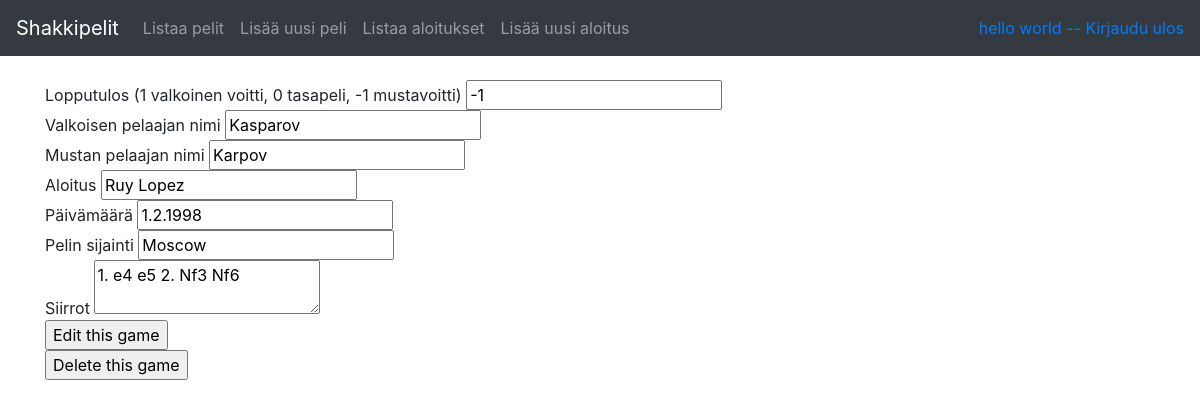
Screenshot of /games/2/edit (signed in) with the database file from the repository.
### app/auth/models.py (models this page shows, shortened)
class User(db.Model):
    __tablename__ = "account"
    id = db.Column(db.Integer, primary_key=True)
    date_created = db.Column(db.DateTime, default=db.func.current_timestamp())
    date_modified = db.Column(db.DateTime, default=db.func.current_timestamp(),
                              onupdate=db.func.current_timestamp())
    name = db.Column(db.String(144), nullable=False)
    username = db.Column(db.String(144), nullable=False)
    password = db.Column(db.String(144), nullable=False)
    games = db.relationship("Game", backref='account', lazy=True)

### app/games/models.py (models this page shows, shortened)
class Game(db.Model):
    id = db.Column(db.Integer, primary_key=True)
    date_created = db.Column(db.DateTime, default=db.func.current_timestamp())
    date_modified = db.Column(db.DateTime, default=db.func.current_timestamp(),
    onupdate=db.func.current_timestamp())
    white_player = db.Column(db.String(144), nullable=False)
    black_player = db.Column(db.String(144), nullable=False)
    game_date = db.Column(db.String(144), nullable=False)
    game_location = db.Column(db.String(144), nullable=True)
    result = db.Column(db.Integer, nullable=True) # 1 for white, 0 for draw, -1 for black
    opening = db.Column(db.String(144), nullable=True)
    moves = db.Column(db.String(1000), nullable=True)
    account_id = db.Column(db.Integer, db.ForeignKey('account.id'), nullable=False)

### app/games/views.py (the view)
@app.route("/games/<game_id>/edit", methods=["GET"])
@login_required
def game_edit_view(game_id):
    return render_template("games/edit.html", game = Game.query.get(game_id))

### app/__init__.py (called while the page is built)
@login_manager.user_loader
def load_user(user_id):
    return User.query.get(user_id)

### app/templates/games/edit.html
{% extends "layout.html" %}
{% block body %}
<div>
  <form method="POST" action="{{ url_for('game_edit', game_id=game.id) }}" id="form1">
    <span>Lopputulos (1 valkoinen voitti, 0 tasapeli, -1 mustavoitti)</span>
    <input type="text" name="result" value="{{ game.result }}"/><br/>
    <span>Valkoisen pelaajan nimi</span>
    <input name="whitePlayer" value="{{ game.white_player }}"/><br/>
    <span>Mustan pelaajan nimi</span>
    <input name="blackPlayer" value="{{ game.black_player }}"/><br/>
    <span>Aloitus</span>
    <input type="text" name="opening" value="{{ game.opening }}"/><br/>
    <span>Päivämäärä</span>
    <input type="text" name="game_date" value="{{ game.game_date }}"/><br/>
    <span>Pelin sijainti</span>
    <input type="text" name="game_location" value="{{ game.game_location }}"/><br/>
    <span>Siirrot</span>
    <textarea type="text" name="moves">{{ game.moves }}</textarea><br/>
    <input type="submit" value="Edit this game" form="form1"/>
  </form>
</div>
<div>
  <form method="POST" action="{{ url_for('game_delete', game_id=game.id) }}" id="form2">
    <input type="submit" value="Delete this game" form="form2"/>
  </form>
</div>
{% endblock %}

### app/templates/layout.html (shortened to what this page needs)
 <!DOCTYPE html>
  <html>
    <head>
      <link rel="stylesheet" href="https://maxcdn.bootstrapcdn.com/bootstrap/4.0.0/css/bootstrap.min.css">
    </head>
    <body>
      <nav class="navbar navbar-expand-md navbar-dark bg-dark mb-4">
        <a class="navbar-brand" href="{{ url_for('games_index') }}">Shakkipelit</a>
        <div class="collapse navbar-collapse" id="navbarCollapse">
                <ul class="navbar-nav mr-auto">
                  <li class="nav-item">
                    <a class="nav-link" href="{{ url_for('games_index') }}">Listaa pelit</a>
                  </li>
                  <li class="nav-item">
                    <a class="nav-link" href="{{ url_for('games_form') }}">Lisää uusi peli</a>
                  </li>
                  <li class="nav-item">
                    <a class="nav-link" href="{{ url_for('openings_index') }}">Listaa aloitukset</a>
                  </li>
                  <li class="nav-item">
                    <a class="nav-link" href="{{ url_for('openings_form') }}">Lisää uusi aloitus</a>
                  </li>
                </ul>
                <div class="form-inline mt-2 mt-md-0">
            {% if current_user.is_authenticated %}
            <a href="{{ url_for('auth_logout') }}">{{ current_user.name }} -- Kirjaudu ulos</a>
            {% else %}
            <a href="{{ url_for('auth_login') }}">Kirjaudu</a>
            {% endif %}
                </div>
        </div>
      </nav>
      <main role="main" class="container">
          {% block body %}{% endblock %}
      </main>
    </body>
  </html>

### rows the page displays
User: name "hello world"
Game: result "-1", whitePlayer "Kasparov", blackPlayer "Karpov", opening "Ruy Lopez", game_date "1.2.1998", game_location "Moscow", moves "1. e4 e5 2. Nf3 Nf6"
